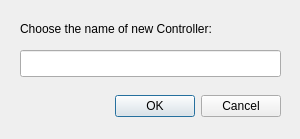
<?xml version="1.0" encoding="UTF-8"?>
<ui version="4.0">
 <class>DialogNewController</class>
 <widget class="QDialog" name="DialogNewController">
  <property name="geometry">
   <rect>
    <x>0</x>
    <y>0</y>
    <width>300</width>
    <height>139</height>
   </rect>
  </property>
  <property name="windowTitle">
   <string>Dialog</string>
  </property>
  <widget class="QDialogButtonBox" name="buttonBox">
   <property name="geometry">
    <rect>
     <x>100</x>
     <y>90</y>
     <width>181</width>
     <height>32</height>
    </rect>
   </property>
   <property name="orientation">
    <enum>Qt::Horizontal</enum>
   </property>
   <property name="standardButtons">
    <set>QDialogButtonBox::Cancel|QDialogButtonBox::Ok</set>
   </property>
  </widget>
  <widget class="QLineEdit" name="lineEdit">
   <property name="geometry">
    <rect>
     <x>20</x>
     <y>50</y>
     <width>261</width>
     <height>27</height>
    </rect>
   </property>
  </widget>
  <widget class="QLabel" name="label">
   <property name="geometry">
    <rect>
     <x>20</x>
     <y>20</y>
     <width>241</width>
     <height>17</height>
    </rect>
   </property>
   <property name="text">
    <string>Choose the name of new Controller: </string>
   </property>
  </widget>
 </widget>
 <resources/>
 <connections>
  <connection>
   <sender>buttonBox</sender>
   <signal>accepted()</signal>
   <receiver>DialogNewController</receiver>
   <slot>accept()</slot>
   <hints>
    <hint type="sourcelabel">
     <x>248</x>
     <y>254</y>
    </hint>
    <hint type="destinationlabel">
     <x>157</x>
     <y>274</y>
    </hint>
   </hints>
  </connection>
  <connection>
   <sender>buttonBox</sender>
   <signal>rejected()</signal>
   <receiver>DialogNewController</receiver>
   <slot>reject()</slot>
   <hints>
    <hint type="sourcelabel">
     <x>316</x>
     <y>260</y>
    </hint>
    <hint type="destinationlabel">
     <x>286</x>
     <y>274</y>
    </hint>
   </hints>
  </connection>
 </connections>
</ui>
